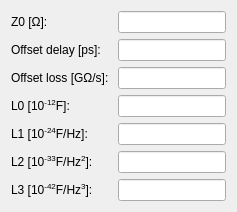
         <widget class="QWidget" name="page_3">
          <layout class="QHBoxLayout" name="horizontalLayout_6">
           <item>
            <layout class="QFormLayout" name="formLayout_2">
             <item row="1" column="0">
              <widget class="QLabel" name="label_9">
               <property name="text">
                <string>Offset delay [ps]:</string>
               </property>
              </widget>
             </item>
             <item row="1" column="1">
              <widget class="QLineEdit" name="short_delay"/>
             </item>
             <item row="2" column="0">
              <widget class="QLabel" name="label_10">
               <property name="text">
                <string>Offset loss [GΩ/s]: </string>
               </property>
              </widget>
             </item>
             <item row="2" column="1">
              <widget class="QLineEdit" name="short_loss"/>
             </item>
             <item row="3" column="0">
              <widget class="QLabel" name="label_11">
               <property name="text">
                <string>&lt;html&gt;&lt;head/&gt;&lt;body&gt;&lt;p&gt;L0 [10&lt;span style=&quot; vertical-align:super;&quot;&gt;-12&lt;/span&gt;F]:&lt;/p&gt;&lt;/body&gt;&lt;/html&gt;</string>
               </property>
              </widget>
             </item>
             <item row="3" column="1">
              <widget class="QLineEdit" name="short_L0"/>
             </item>
             <item row="4" column="0">
              <widget class="QLabel" name="label_12">
               <property name="text">
                <string>&lt;html&gt;&lt;head/&gt;&lt;body&gt;&lt;p&gt;L1 [10&lt;span style=&quot; vertical-align:super;&quot;&gt;-24&lt;/span&gt;F/Hz]:&lt;/p&gt;&lt;/body&gt;&lt;/html&gt;</string>
               </property>
              </widget>
             </item>
             <item row="4" column="1">
              <widget class="QLineEdit" name="short_L1"/>
             </item>
             <item row="5" column="0">
              <widget class="QLabel" name="label_13">
               <property name="text">
                <string>&lt;html&gt;&lt;head/&gt;&lt;body&gt;&lt;p&gt;L2 [10&lt;span style=&quot; vertical-align:super;&quot;&gt;-33&lt;/span&gt;F/Hz&lt;span style=&quot; vertical-align:super;&quot;&gt;2&lt;/span&gt;]:&lt;/p&gt;&lt;/body&gt;&lt;/html&gt;</string>
               </property>
              </widget>
             </item>
             <item row="5" column="1">
              <widget class="QLineEdit" name="short_L2"/>
             </item>
             <item row="6" column="0">
              <widget class="QLabel" name="label_14">
               <property name="text">
                <string>&lt;html&gt;&lt;head/&gt;&lt;body&gt;&lt;p&gt;L3 [10&lt;span style=&quot; vertical-align:super;&quot;&gt;-42&lt;/span&gt;F/Hz&lt;span style=&quot; vertical-align:super;&quot;&gt;3&lt;/span&gt;]:&lt;/p&gt;&lt;/body&gt;&lt;/html&gt;</string>
               </property>
              </widget>
             </item>
             <item row="6" column="1">
              <widget class="QLineEdit" name="short_L3"/>
             </item>
             <item row="0" column="1">
              <widget class="QLineEdit" name="short_Z0"/>
             </item>
             <item row="0" column="0">
              <widget class="QLabel" name="label_16">
               <property name="text">
                <string>Z0 [Ω]:</string>
               </property>
              </widget>
             </item>
            </layout>
           </item>
          </layout>
         </widget>
